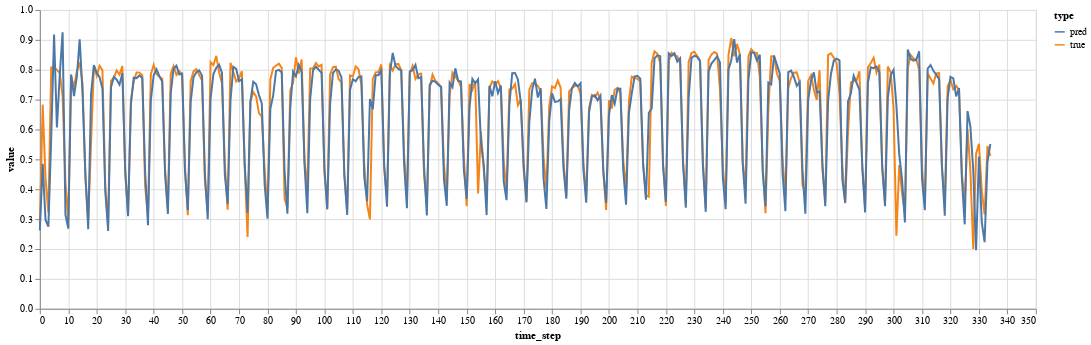

The notebook cell this image was saved under:
### Code cell
import altair as alt
import pandas as pd


y_pred = model.predict(X_valid).ravel()

df = pd.DataFrame({
    'time_step': np.arange(len(y_valid)),
    'true': y_valid,
    'pred': y_pred,
}).melt(
    id_vars=['time_step'], var_name='type'
)

alt.Chart(df).encode(
    x='time_step:Q', y='value:Q', color='type:N'
).mark_line().properties(
    width=1000
)

### Figure 1 — Vega-Lite specification as saved in the notebook (floating-point values rounded to 4 significant figures; data arrays with more than 128 entries replaced by an {"elided": "..."} marker saying what was removed)
{"config": {"view": {"continuousWidth": 400, "continuousHeight": 300}}, "data": {"name": "data-872435fc8c24fd15e38bea2304f18350"}, "mark": "line", "encoding": {"color": {"field": "type", "type": "nominal"}, "x": {"field": "time_step", "type": "quantitative"}, "y": {"field": "value", "type": "quantitative"}}, "width": 1000, "$schema": "https://vega.github.io/schema/vega-lite/v4.17.0.json", "datasets": {"data-872435fc8c24fd15e38bea2304f18350": {"elided": "670 records"}}}
